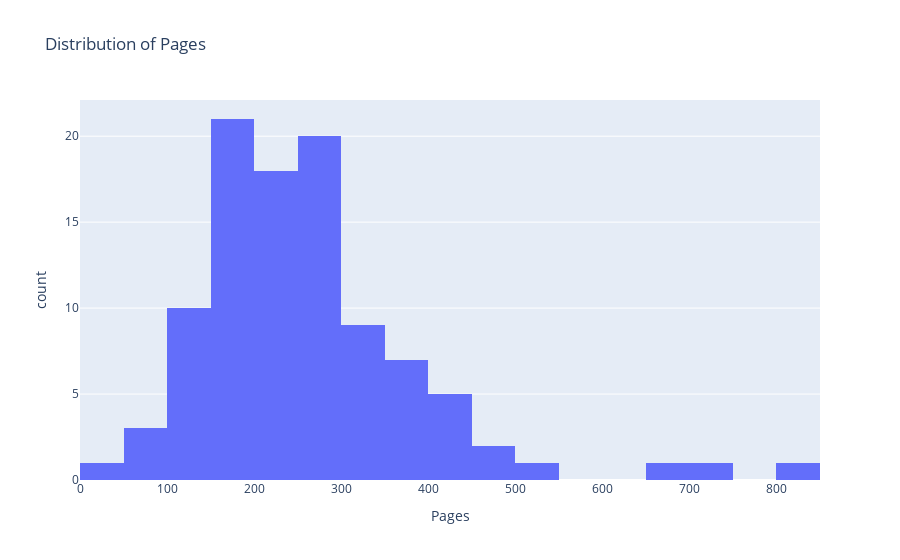

The cell this chart's notebook holds for it:
### Code cell
# Histogram
fig = px.histogram(books, x='Pages', title='Distribution of Pages')
fig.show()

### Figure 1 — Plotly figure (JSON) as saved in the notebook; plotly's stock layout.template omitted (floating-point values rounded to 4 significant figures)
{"data": [{"alignmentgroup": "True", "bingroup": "x", "hovertemplate": "Pages=%{x}<br>count=%{y}<extra></extra>", "legendgroup": "", "marker": {"color": "#636efa", "pattern": {"shape": ""}}, "name": "", "offsetgroup": "", "orientation": "v", "showlegend": false, "type": "histogram", "x": [368, 309, 353, 160, 310, 208, 352, 400, 317, 252, 304, 204, 216, 31, 300, 288, 211, 272, 122, 182, 127, 274, 201, 294, 384, 283, 304, 159, 256, 208, 671, 176, 176, 224, 307, 148, 428, 272, 352, 176, 129, 152, 348, 120, 203, 76, 226, 118, 256, 165, 192, 160, 289, 423, 288, 144, 187, 96, 194, 288, 168, 333, 253, 126, 195, 193, 224, 512, 256, 350, 288, 212, 448, 243, 144, 464, 288, 459, 843, 240, 374, 144, 256, 176, 264, 224, 746, 240, 212, 157, 190, 400, 166, 210, 288, 200, 282, 178, 178, 96], "xaxis": "x", "yaxis": "y"}], "layout": {"barmode": "relative", "legend": {"tracegroupgap": 0}, "title": {"text": "Distribution of Pages"}, "xaxis": {"anchor": "y", "domain": [0, 1], "title": {"text": "Pages"}}, "yaxis": {"anchor": "x", "domain": [0, 1], "title": {"text": "count"}}}}
